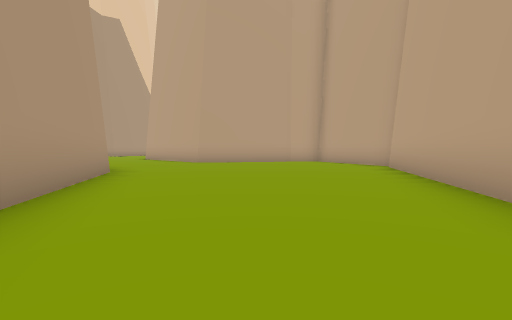
[1] (above)

18 first-person views from a walk through a scene from a Unity 3-D project. The camera is 1.2 m above the floor, tilts 2° down and sees 85° across. The floor is counted in squares, 2.62 m on a side. Each view is taken from the middle of a square. On the plan, view 1 faces up. The plan holds only what a view shows up to about 9 squares ahead; the rest is blank. The place goes on beyond the plan. The player character is not drawn. Some animated figures are not drawn.

[2]
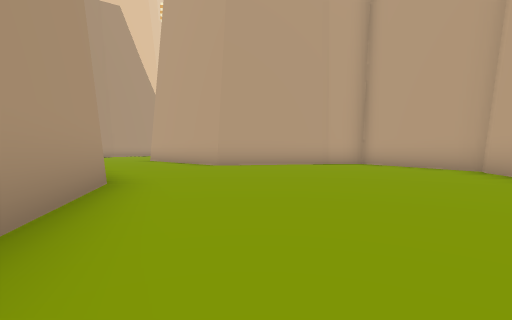

[3]
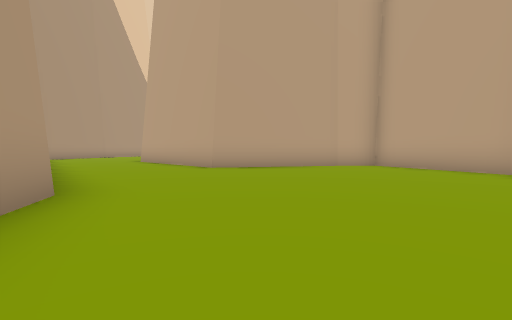

[4]
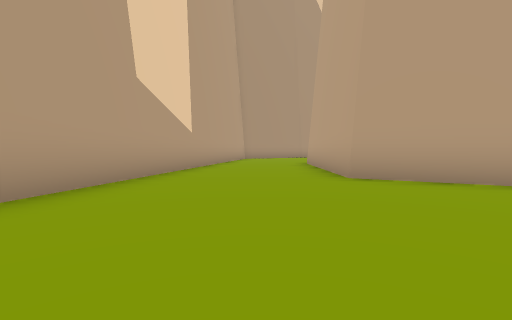

[5]
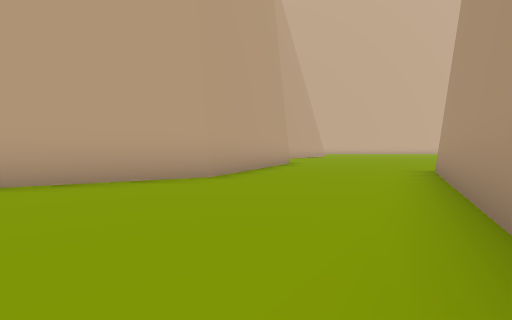

[6]
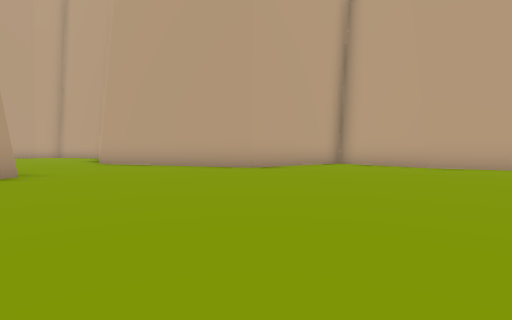

[7]
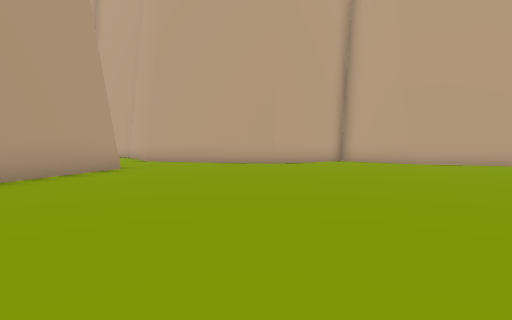

[8]
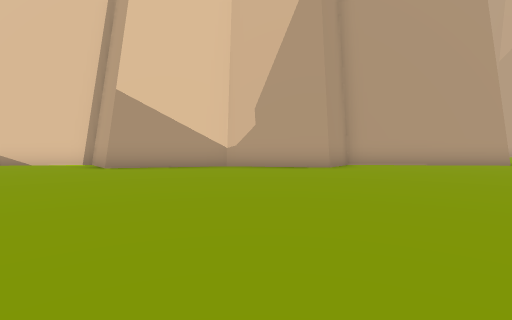

[9]
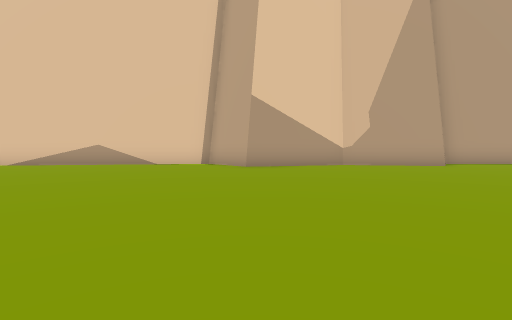

[10]
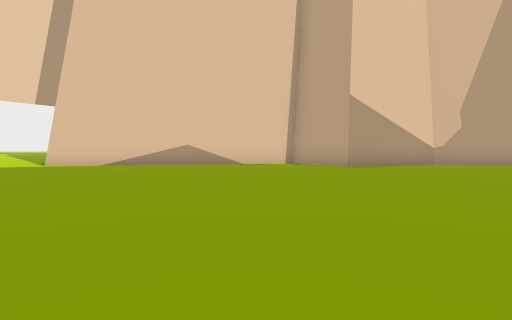

[11]
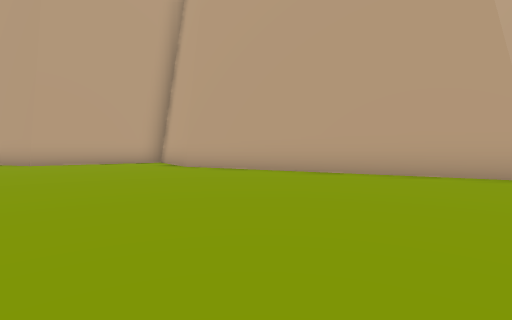

[12]
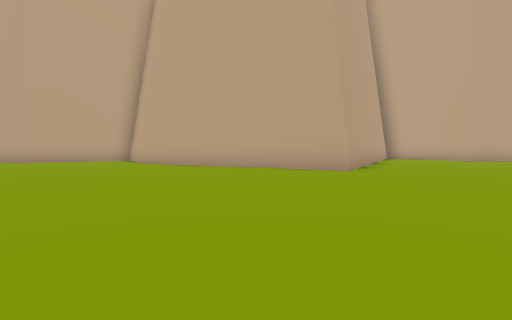

[13]
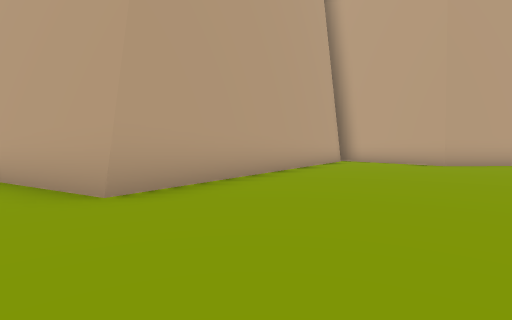

[14]
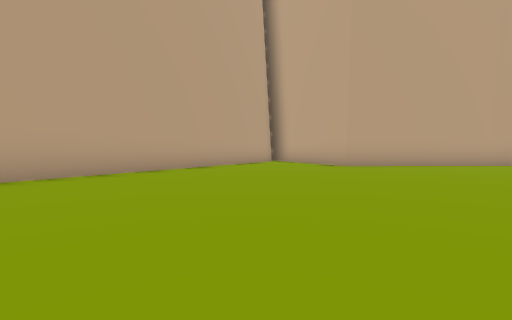

[15]
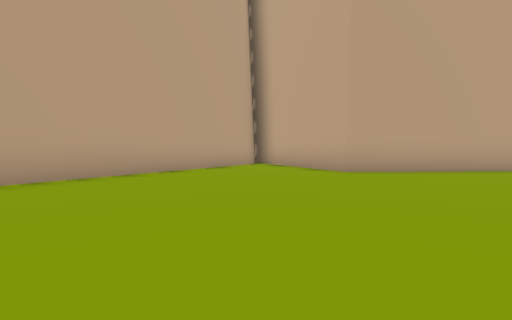

[16]
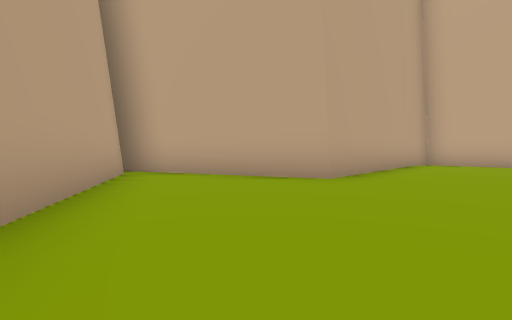

[17]
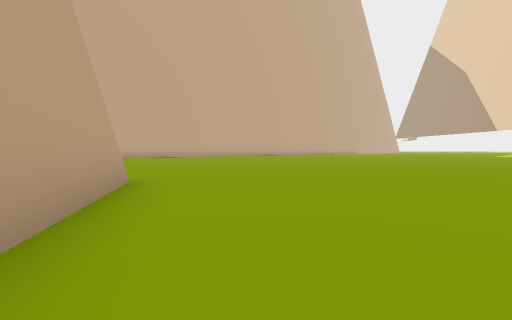

[18]
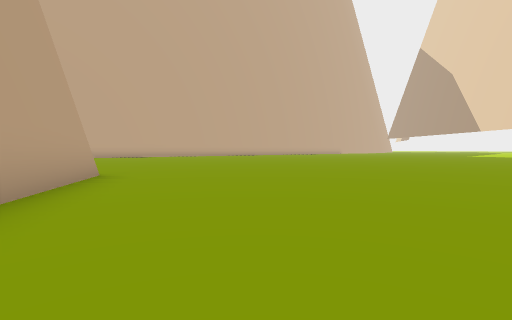

### Floor plan
Points are (right, up) in squares from view 1. A wall is a line through its corners. A room is listed if a view was taken in it or the views show most of it. See-through windows are left out.
Room 1 (views 1, 2, 3, 4, 5)
walls: (-3.1, 5.9) (-1.2, -0.7); (3.6, 7.5) (3.8, 7.9) (2.6, 11.3) (1.4, 11.3); (1.5, 11.3) (-2.1, 10.3) (-4, 12.4); (1.9, 1.2) (3.7, 7.6); (-7.4, 11.4) (-3.3, 6.1)
ways out: opening at (0.7, 0) to room 2
Room 2 (views 6, 7, 8, 9, 10, 11, 12, 13, 14, 15, 16, 17, 18)
walls: (6.8, -4.1) (4.1, -3.7) (1.9, 1.2); (-1.2, -0.7) (-0.6, -2.8) (-4.2, -5.8) (-3.9, -7.4) (-6.3, -9) (-7.7, -11.7) (-9.8, -11.4) (-14, -17.6); (18.6, -11.3) (8.9, -14) (7.2, -7.1) (7.7, -4.9); (21.2, -18.5) (17.5, -15.2) (19.3, -10.9); (21.6, -19.3) (21.1, -18.4)
ways out: opening at (0.7, 0) to room 1

Where each view was taken, in squares from view 1:
view 1: 0 up, 0 right, facing up
view 2: 2 up, 1 left, facing up
view 3: 3 up, 1 left, facing up
view 4: 6 up, 0 right, facing up-left
view 5: 4 up, 2 left, facing down-right
view 6: 9 down, 1 left, facing up-right
view 7: 10 down, 3 left, facing up-right
view 8: 14 down, 0 right, facing up-left
view 9: 17 down, 2 left, facing up-left
view 10: 19 down, 4 left, facing up-left
view 11: 14 down, 3 right, facing up-right
view 12: 17 down, 3 right, facing up-right
view 13: 17 down, 8 right, facing up-right
view 14: 19 down, 10 right, facing up-right
view 15: 18 down, 12 right, facing up-right
view 16: 14 down, 13 right, facing right
view 17: 10 down, 7 right, facing down
view 18: 9 down, 6 right, facing down
